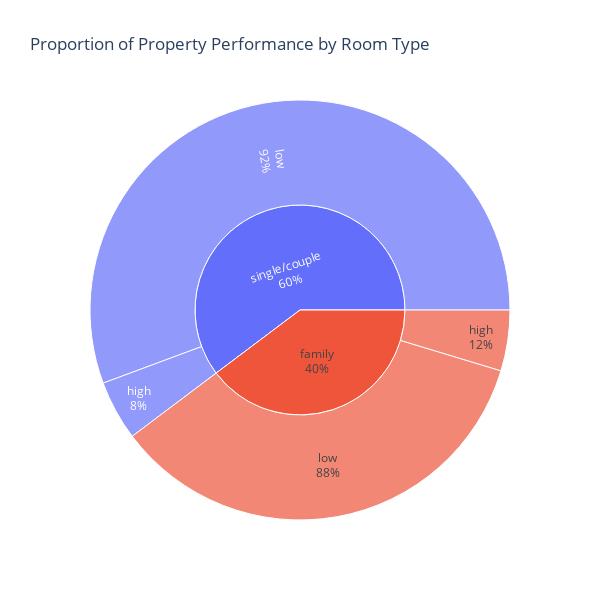

The code cell stored with this chart in its notebook:
### Code cell
# sunburst

fig = px.sunburst(
    bnb, 
    path=['accommodates_type', 'property_performance'], 
    title=f'Proportion of Property Performance by Room Type', 
    width=600, 
    height=600
    )

fig.update_traces(textinfo="label+percent parent")  

fig.show()

### Figure 1 — Plotly figure (JSON) as saved in the notebook; plotly's stock layout.template omitted (floating-point values rounded to 4 significant figures)
{"data": [{"branchvalues": "total", "domain": {"x": [0, 1], "y": [0, 1]}, "hovertemplate": "labels=%{label}<br>count=%{value}<br>parent=%{parent}<br>id=%{id}<extra></extra>", "ids": ["family/high", "single/couple/high", "family/low", "single/couple/low", "family", "single/couple"], "labels": ["high", "high", "low", "low", "family", "single/couple"], "name": "", "parents": ["family", "single/couple", "family", "single/couple", "", ""], "textinfo": "label+percent parent", "type": "sunburst", "values": [741, 730, 5555, 8820, 6296, 9550]}], "layout": {"height": 600, "legend": {"tracegroupgap": 0}, "title": {"text": "Proportion of Property Performance by Room Type"}, "width": 600}}
